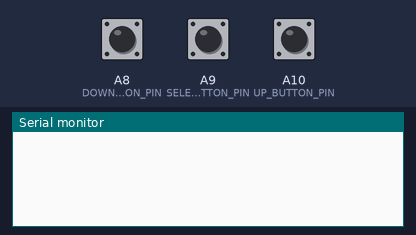
A sketch run on a simulated Arduino Mega 2560, built with avr-gcc and run on an emulated ATmega2560. On the bench: the last lines printed to the serial monitor. The inputs (shaded band) are chosen by the test bench; at power-on: A8 (DOWN_BUTTON_PIN) HIGH, A9 (SELECT_BUTTON_PIN) HIGH, A10 (UP_BUTTON_PIN) HIGH.

Above: at 1.2 s.
1.3 s: A8 (DOWN_BUTTON_PIN) pulled LOW for 0.15 s
At 2.1 s:
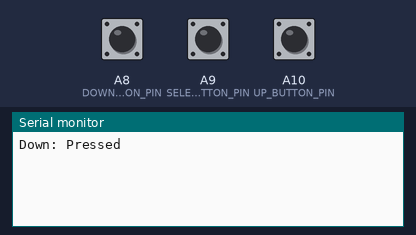
2.9 s: A9 (SELECT_BUTTON_PIN) pulled LOW for 0.15 s
At 4.2 s:
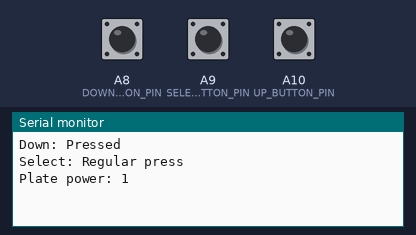
4.6 s: A10 (UP_BUTTON_PIN) pulled LOW for 0.15 s
At 5.1 s:
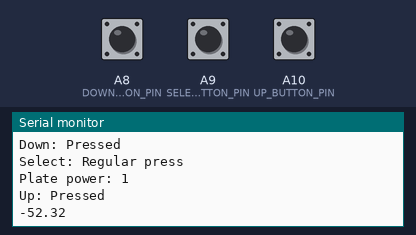
6.3 s: A9 (SELECT_BUTTON_PIN) pulled LOW for 1 s
At 8.4 s:
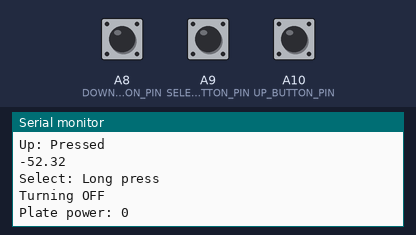

Measured:
- after the input at 1.3 s, the serial monitor: prints a new line after 0.20 s (image 1)
- after the input at 2.9 s, the serial monitor: prints a new line after 0.20 s (image 2)
- after the input at 4.6 s, the serial monitor: prints a new line after 0.20 s (image 3)
- after the input at 6.3 s, the serial monitor: prints a new line after 1.0 s (image 4)

The sketch:

tempTest.ino
```cpp
/////////////////////////////////////////////////////////////////

#include "Button2.h";

/////////////////////////////////////////////////////////////////
// Pin Assignments //////////////////////////////////////////////
/////////////////////////////////////////////////////////////////
const int PLATE_POWER_PIN = 26;
const int TEMP_SENSOR_PIN = A1;

const int UP_BUTTON_PIN = A10;
const int SELECT_BUTTON_PIN = A9;
const int DOWN_BUTTON_PIN = A8;

/////////////////////////////////////////////////////////////////
// Instantiate button objects with button pins //////////////////
/////////////////////////////////////////////////////////////////

Button2 up_button = Button2(UP_BUTTON_PIN);
Button2 select_button = Button2(SELECT_BUTTON_PIN);
Button2 down_button = Button2(DOWN_BUTTON_PIN);

/////////////////////////////////////////////////////////////////
// State Values /////////////////////////////////////////////////
/////////////////////////////////////////////////////////////////

boolean platePower = false; // pwr to relay controlling hotplate

/////////////////////////////////////////////////////////////////

void setup() {
  Serial.begin(9600);
  while (!Serial) {
    delay(20);
  }

  // set button handlers
  up_button.setTapHandler(upPress);
  select_button.setTapHandler(selectPress);
  down_button.setTapHandler(downPress);

  // configure pins
  pinMode(PLATE_POWER_PIN, OUTPUT);
  pinMode(TEMP_SENSOR_PIN, INPUT);
}

/////////////////////////////////////////////////////////////////

void loop() {
  // initalize constant checking
  up_button.loop();
  select_button.loop();
  down_button.loop();
}

/////////////////////////////////////////////////////////////////
// Button Update Functions //////////////////////////////////////
/////////////////////////////////////////////////////////////////

void upPress(Button2& btn) {
    Serial.println("Up: Pressed");
    double temp;
    temp = checkTemp();
    Serial.println(temp);
}

void selectPress(Button2& btn) {
    unsigned int time = btn.wasPressedFor();
    if (time < 1000) {
        Serial.println("Select: Regular press");
        togglePlatePower();
    }
    else {
        Serial.println("Select: Long press");
        Serial.println("Turning OFF");
        setPlatePower(false);
    }
}

void downPress(Button2& btn) {
    Serial.println("Down: Pressed");
}

/////////////////////////////////////////////////////////////////
// Plate Update Functions ///////////////////////////////////////
/////////////////////////////////////////////////////////////////

// flip state of wax heater
void togglePlatePower() {
  if (platePower) {
    setPlatePower(false);
  }
  else {
    setPlatePower(true);
  }
}

// set the state of wax heater to desired
void setPlatePower(boolean desired) {
   if (platePower == desired) {
       ; // do nothing
   }
   else if (desired == false){
    // set false, turn off
    platePower = false;
    digitalWrite(PLATE_POWER_PIN, LOW);
   }
   else {
    // set true, turn on
    platePower = true;
    digitalWrite(PLATE_POWER_PIN, HIGH);
   }
   Serial.print("Plate power: ");
   Serial.println(platePower);
}

/////////////////////////////////////////////////////////////////
// Temperature Management ///////////////////////////////////////
/////////////////////////////////////////////////////////////////

// check temperature
double checkTemp(){
  double vOut;
  vOut = analogRead(TEMP_SENSOR_PIN) * (3.3/4095); // 12 bit resolution
  return (vOut - 1.25)/0.009 + 32 + 50;
}

/////////////////////////////////////////////////////////////////
```
